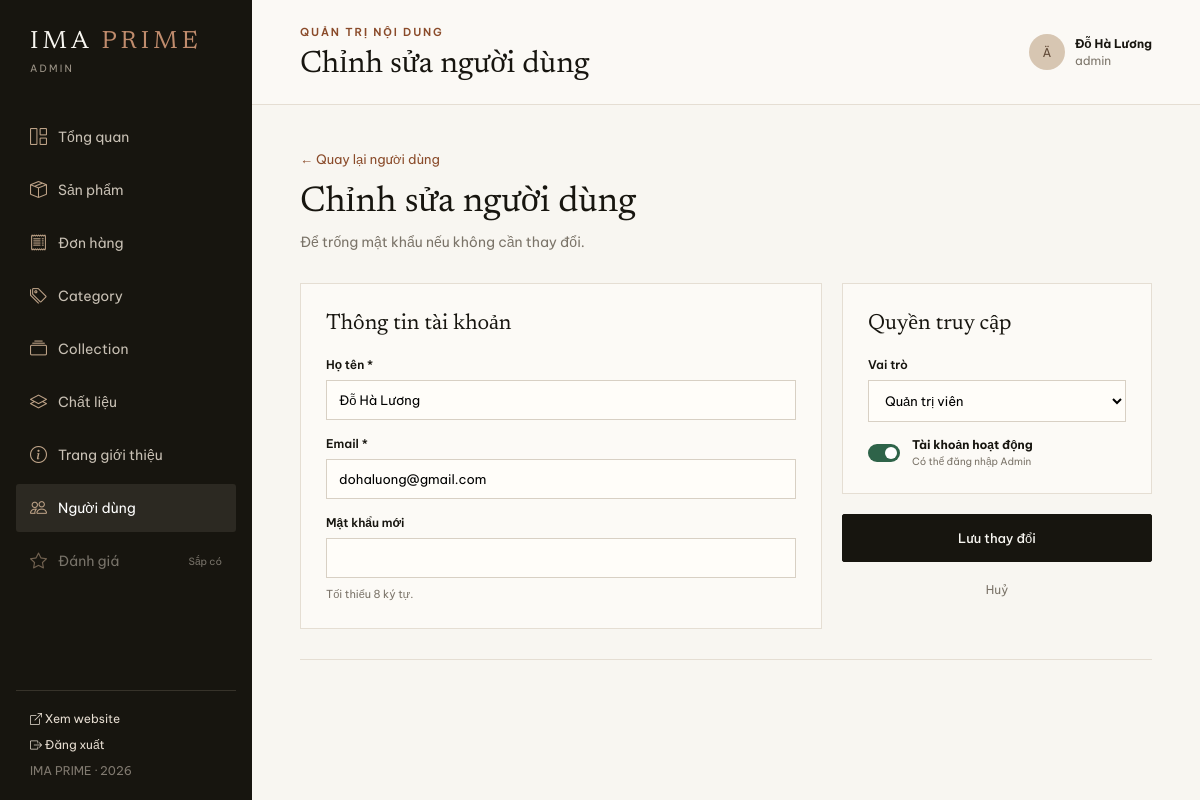
Screenshot of /admin/user-form.php?id=1 (signed in) with the database file from the repository.
### tables this page shows
CREATE TABLE IF NOT EXISTS users (
 id INT UNSIGNED AUTO_INCREMENT PRIMARY KEY, name VARCHAR(120) NOT NULL, email VARCHAR(190) NOT NULL UNIQUE,
 password_hash VARCHAR(255) NOT NULL, role ENUM('admin','editor') NOT NULL DEFAULT 'editor', active TINYINT(1) NOT NULL DEFAULT 1,
 created_at TIMESTAMP DEFAULT CURRENT_TIMESTAMP
);

### admin/auth.php (called while the page is built, shortened)
<?php
function current_admin(): array { return $_SESSION['admin_user'] ?? []; }

### admin/user-form.php (the view)
<?php require '_layout.php'; $pdo=db(); $edit=isset($_GET['id']); $u=['id'=>'','name'=>'','email'=>'','role'=>'editor','active'=>1]; if($edit&&$pdo){$q=$pdo->prepare('SELECT id,name,email,role,active FROM users WHERE id=?');$q->execute([(int)$_GET['id']]);$u=$q->fetch(PDO::FETCH_ASSOC)?:$u;} admin_header($edit?'Chỉnh sửa người dùng':'Thêm người dùng','users'); ?><section class="form-page"><div class="form-heading"><div><a class="back" href="users.php">← Quay lại người dùng</a><h2><?=$edit?'Chỉnh sửa người dùng':'Thêm người dùng'?></h2><p><?=$edit?'Để trống mật khẩu nếu không cần thay đổi.':'Tạo tài khoản truy cập khu vực Admin.'?></p></div></div><form class="product-form user-form" method="post" action="user-save.php"><input type="hidden" name="id" value="<?=$u['id']?>"><div class="form-main"><section class="form-card"><h3>Thông tin tài khoản</h3><div class="field"><label>Họ tên *</label><input required name="name" value="<?=htmlspecialchars($u['name'])?>"></div><div class="field"><label>Email *</label><input required type="email" name="email" value="<?=htmlspecialchars($u['email'])?>"></div><div class="field"><label>Mật khẩu <?=$edit?'mới':''?> <?=$edit?'':'*'?></label><input <?=$edit?'':'required'?> minlength="8" type="password" name="password" autocomplete="new-password"><small>Tối thiểu 8 ký tự.</small></div></section></div><aside class="form-side"><section class="form-card"><h3>Quyền truy cập</h3><div class="field"><label>Vai trò</label><select name="role"><option value="editor" <?=$u['role']==='editor'?'selected':''?>>Biên tập viên</option><option value="admin" <?=$u['role']==='admin'?'selected':''?>>Quản trị viên</option></select></div><label class="switch-row"><input type="checkbox" name="active" value="1" <?=$u['active']?'checked':''?>><span></span><div><b>Tài khoản hoạt động</b><small>Có thể đăng nhập Admin</small></div></label></section><button class="admin-button save"><?=$edit?'Lưu thay đổi':'Tạo người dùng'?></button><a class="cancel" href="users.php">Huỷ</a></aside></form></section><?php admin_footer(); ?>

### admin/_layout.php (shortened to what this page needs)
<?php
require_once __DIR__.'/auth.php';
function admin_header(string $title, string $active = 'dashboard'): void {
    $user = current_admin();
    $items = [
        'dashboard' => ['index.php', 'bi-grid-1x2', 'Tổng quan'],
        'products' => ['products.php', 'bi-box-seam', 'Sản phẩm'],
        'orders' => ['orders.php', 'bi-receipt', 'Đơn hàng'],
        'categories' => ['categories.php', 'bi-tags', 'Category'],
        'collections' => ['collections.php', 'bi-collection', 'Collection'],
        'materials' => ['materials.php', 'bi-layers', 'Chất liệu'],
        'about' => ['about-form.php', 'bi-info-circle', 'Trang giới thiệu'],
        'users' => ['users.php', 'bi-people', 'Người dùng'],
    ];
    ?>
<!doctype html><html lang="vi"><head><link rel="stylesheet" href="https://cdn.jsdelivr.net/npm/bootstrap-icons@1.11.3/font/bootstrap-icons.min.css"><link rel="stylesheet" href="assets/admin.css"></head><body><div class="admin-shell"><aside class="sidebar"><a class="admin-brand" href="index.php">IMA <em>PRIME</em><small>ADMIN</small></a><nav class="side-nav"><?php foreach ($items as $key => [$url, $icon, $label]): ?><a class="<?=$active === $key ? 'active' : ''?>" href="<?=$url?>"><i class="bi <?=$icon?>"></i><?=$label?></a><?php endforeach; ?><a class="disabled" href="#"><i class="bi bi-star"></i>Đánh giá <small>Sắp có</small></a></nav><div class="sidebar-bottom"><a href="../index.php" target="_blank"><i class="bi bi-box-arrow-up-right"></i> Xem website</a><a href="logout.php"><i class="bi bi-box-arrow-right"></i> Đăng xuất</a><span>IMA PRIME · 2026</span></div></aside><main class="admin-main"><header class="admin-top"><div><p>Quản trị nội dung</p><h1><?=htmlspecialchars($title)?></h1></div><div class="admin-user"><span><?=strtoupper(substr($user['name'] ?? 'A', 0, 1))?></span><div><b><?=htmlspecialchars($user['name'] ?? 'Quản trị viên')?></b><small><?=htmlspecialchars($user['role'] ?? 'admin')?></small></div></div></header>
<?php
}
function admin_footer(): void {
    $assetVersion = (string) filemtime(__DIR__ . '/assets/admin.js');
    echo '</main></div><script src="assets/admin.js?v='.$assetVersion.'"></script>';
    echo '</body></html>';
}

### admin/assets/admin.css (style rules this page uses)
:root { --ink:#17150f;--paper:#f8f6f1;--white:#fcfaf6;--line:#e5ded3;--muted:#7b7469;--brown:#8a4b2a;--green:#2e6349;--sand:#efeae0 }
* { box-sizing:border-box }
body { margin:0;background:var(--paper);color:var(--ink);font:14px 'Be Vietnam Pro',sans-serif }
.admin-shell { min-height:100vh;display:flex }
.sidebar { width:252px;background:#17150f;color:#d8d0c2;min-height:100vh;position:fixed;display:flex;flex-direction:column;padding:30px 16px 22px }
.admin-brand { color:#f8f6f1;font:25px 'Newsreader',serif;letter-spacing:.16em;padding:0 14px 38px;text-decoration:none }
.admin-brand em { font-style:normal;color:#c08c6d }
.admin-brand small { display:block;font:10px 'Be Vietnam Pro',sans-serif;letter-spacing:.22em;margin-top:7px;color:#9d9588 }
.side-nav { display:grid;gap:5px }
.side-nav a { color:#c8c0b4;text-decoration:none;padding:13px 14px;border-radius:3px;display:flex;align-items:center;gap:12px }
.side-nav a.active { background:#2c2922;color:#fff }
.side-nav a.disabled { opacity:.55;cursor:default }
.side-nav a small { margin-left:auto;font-size:10px }
.sidebar-bottom { margin-top:auto;border-top:1px solid #37332a;padding:20px 14px 0;display:grid;gap:11px;font-size:12px }
.sidebar-bottom a { color:#e6ddd1;text-decoration:none }
.sidebar-bottom span { color:#817a70 }
.admin-main { margin-left:252px;width:calc(100% - 252px);min-height:100vh }
.admin-top { height:105px;border-bottom:1px solid var(--line);background:rgba(252,250,246,.85);display:flex;align-items:center;justify-content:space-between;padding:0 48px }
.admin-top p,.admin-top h1 { margin:0 }
.admin-top p { font-size:11px;text-transform:uppercase;letter-spacing:.17em;color:var(--brown);font-weight:600;margin-bottom:5px }
.admin-top h1 { font:31px 'Newsreader',serif }
.admin-user { display:flex;gap:10px;align-items:center }
.admin-user>span { background:#d7c6b2;width:36px;height:36px;border-radius:50%;display:grid;place-items:center;color:#604936;font-size:12px }
.admin-user b,.admin-user small { display:block;font-size:12px }
.admin-user small { color:var(--muted);margin-top:2px }
.dashboard,.products-admin,.form-page { max-width:1300px;margin:auto;padding:45px 48px 70px }
.dashboard-actions h2,.form-heading h2 { font:36px 'Newsreader',serif;margin:10px 0 }
.dashboard-actions p,.form-heading p { margin:0;color:var(--muted);line-height:1.6 }
.admin-button { background:var(--ink);color:var(--paper);border:1px solid var(--ink);padding:13px 20px;text-decoration:none;display:inline-flex;justify-content:center;align-items:center;font:500 13px 'Be Vietnam Pro',sans-serif;cursor:pointer;border-radius:2px }
.metrics article,.panel,.form-card { border:1px solid var(--line);background:var(--white) }
.back { color:var(--brown);text-decoration:none;font-size:13px }
.form-heading { margin-bottom:30px }
.product-form { display:grid;grid-template-columns:minmax(0,1fr) 310px;gap:20px }
.form-main { display:grid;gap:20px }
.form-card { padding:25px }
.form-card h3 { font:22px 'Newsreader',serif;margin:0 0 22px }
.field { display:grid;gap:8px;margin-top:16px }
.field:first-of-type { margin-top:0 }
.field label { font-size:12px;font-weight:600 }
.field input,.field select,.field textarea { border:1px solid #d8d0c4;background:#fffdf9;padding:11px 12px;font:13px 'Be Vietnam Pro',sans-serif;outline-color:var(--brown);width:100% }
.field small { color:var(--muted);font-size:11px;line-height:1.5 }
.form-side { display:grid;align-content:start;gap:20px }
.switch-row { display:grid;grid-template-columns:34px 1fr;gap:10px;margin-top:15px;align-items:center;cursor:pointer }
.switch-row>span { width:32px;height:18px;background:#c9c1b5;border-radius:10px;position:relative }
.switch-row>span:after { content:'';width:12px;height:12px;border-radius:50%;background:white;position:absolute;top:3px;left:3px;transition:.2s }
.switch-row input:checked+span { background:var(--green) }
.switch-row input:checked+span:after { left:17px }
.switch-row b,.switch-row small { display:block;font-size:12px }
.switch-row small { font-size:10px;color:var(--muted);margin-top:3px }
.save { width:100%;padding:15px }
.cancel { text-align:center;color:var(--muted);font-size:12px;text-decoration:none }
.side-nav a i { width:16px;color:#bda287;font-size:17px;text-align:center;font-style:normal }
.sidebar-bottom i { font-style:normal }

### rows the page displays
users: name "Ä", name "Đỗ Hà Lương", role "admin", email "dohaluong@gmail.com", role "Quản trị viên"

### other values shown
$label "Tổng quan"
$label "Sản phẩm"
$label "Đơn hàng"
$label "Category"
$label "Collection"
$label "Chất liệu"
$label "Trang giới thiệu"
$label "Người dùng"
$title "Chỉnh sửa người dùng"
